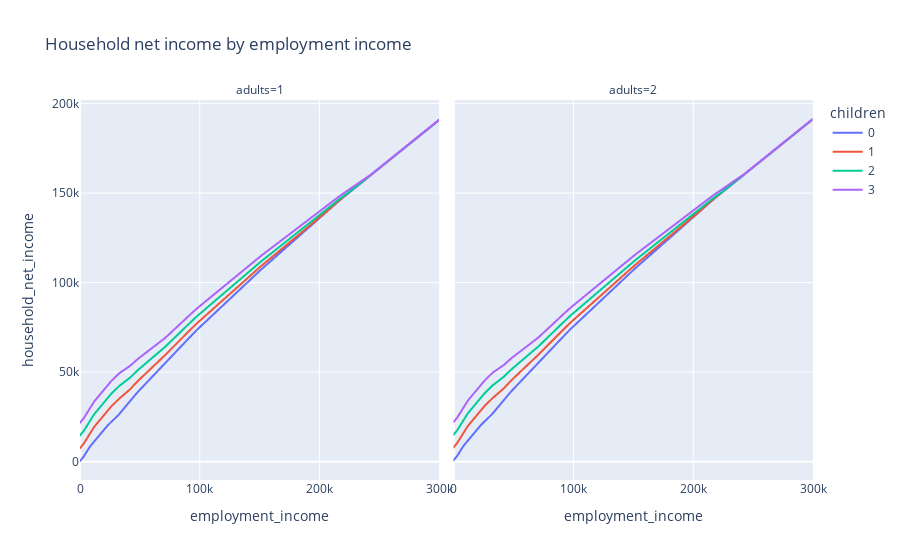

Notebook code cell kept with this figure:
### Markdown cell above
Here's an example of using axes to calculate how variables relate to each other. Income tax is a progressive schedule (for an example), and people over 65 are exempt. The chart below plots income tax by income and age together.

### Code cell
import plotly.express as px

px.line(df, "employment_income", "household_net_income", color="children", facet_col="adults", title="Household net income by employment income")

### Figure 1 — Plotly figure (JSON) as saved in the notebook; plotly's stock layout.template omitted (floating-point values rounded to 4 significant figures; data arrays with more than 128 entries replaced by an {"elided": "..."} marker saying what was removed)
{"data": [{"hovertemplate": "children=0<br>adults=1<br>employment_income=%{x}<br>household_net_income=%{y}<extra></extra>", "legendgroup": "0", "line": {"color": "#636efa", "dash": "solid"}, "marker": {"symbol": "circle"}, "mode": "lines", "name": "0", "showlegend": true, "type": "scattergl", "x": {"elided": "301 int values"}, "xaxis": "x", "y": {"elided": "301 float values"}, "yaxis": "y"}, {"hovertemplate": "children=0<br>adults=2<br>employment_income=%{x}<br>household_net_income=%{y}<extra></extra>", "legendgroup": "0", "line": {"color": "#636efa", "dash": "solid"}, "marker": {"symbol": "circle"}, "mode": "lines", "name": "0", "showlegend": false, "type": "scattergl", "x": {"elided": "301 int values"}, "xaxis": "x2", "y": {"elided": "301 float values"}, "yaxis": "y2"}, {"hovertemplate": "children=1<br>adults=1<br>employment_income=%{x}<br>household_net_income=%{y}<extra></extra>", "legendgroup": "1", "line": {"color": "#EF553B", "dash": "solid"}, "marker": {"symbol": "circle"}, "mode": "lines", "name": "1", "showlegend": true, "type": "scattergl", "x": {"elided": "301 int values"}, "xaxis": "x", "y": {"elided": "301 float values"}, "yaxis": "y"}, {"hovertemplate": "children=1<br>adults=2<br>employment_income=%{x}<br>household_net_income=%{y}<extra></extra>", "legendgroup": "1", "line": {"color": "#EF553B", "dash": "solid"}, "marker": {"symbol": "circle"}, "mode": "lines", "name": "1", "showlegend": false, "type": "scattergl", "x": {"elided": "301 int values"}, "xaxis": "x2", "y": {"elided": "301 float values"}, "yaxis": "y2"}, {"hovertemplate": "children=2<br>adults=1<br>employment_income=%{x}<br>household_net_income=%{y}<extra></extra>", "legendgroup": "2", "line": {"color": "#00cc96", "dash": "solid"}, "marker": {"symbol": "circle"}, "mode": "lines", "name": "2", "showlegend": true, "type": "scattergl", "x": {"elided": "301 int values"}, "xaxis": "x", "y": {"elided": "301 float values"}, "yaxis": "y"}, {"hovertemplate": "children=2<br>adults=2<br>employment_income=%{x}<br>household_net_income=%{y}<extra></extra>", "legendgroup": "2", "line": {"color": "#00cc96", "dash": "solid"}, "marker": {"symbol": "circle"}, "mode": "lines", "name": "2", "showlegend": false, "type": "scattergl", "x": {"elided": "301 int values"}, "xaxis": "x2", "y": {"elided": "301 float values"}, "yaxis": "y2"}, {"hovertemplate": "children=3<br>adults=1<br>employment_income=%{x}<br>household_net_income=%{y}<extra></extra>", "legendgroup": "3", "line": {"color": "#ab63fa", "dash": "solid"}, "marker": {"symbol": "circle"}, "mode": "lines", "name": "3", "showlegend": true, "type": "scattergl", "x": {"elided": "301 int values"}, "xaxis": "x", "y": {"elided": "301 float values"}, "yaxis": "y"}, {"hovertemplate": "children=3<br>adults=2<br>employment_income=%{x}<br>household_net_income=%{y}<extra></extra>", "legendgroup": "3", "line": {"color": "#ab63fa", "dash": "solid"}, "marker": {"symbol": "circle"}, "mode": "lines", "name": "3", "showlegend": false, "type": "scattergl", "x": {"elided": "301 int values"}, "xaxis": "x2", "y": {"elided": "301 float values"}, "yaxis": "y2"}], "layout": {"annotations": [{"font": {}, "showarrow": false, "text": "adults=1", "x": 0.245, "xanchor": "center", "xref": "paper", "y": 1, "yanchor": "bottom", "yref": "paper"}, {"font": {}, "showarrow": false, "text": "adults=2", "x": 0.755, "xanchor": "center", "xref": "paper", "y": 1, "yanchor": "bottom", "yref": "paper"}], "legend": {"title": {"text": "children"}, "tracegroupgap": 0}, "title": {"text": "Household net income by employment income"}, "xaxis": {"anchor": "y", "domain": [0, 0.49], "title": {"text": "employment_income"}}, "xaxis2": {"anchor": "y2", "domain": [0.51, 1], "matches": "x", "title": {"text": "employment_income"}}, "yaxis": {"anchor": "x", "domain": [0, 1], "title": {"text": "household_net_income"}}, "yaxis2": {"anchor": "x2", "domain": [0, 1], "matches": "y", "showticklabels": false}}}
